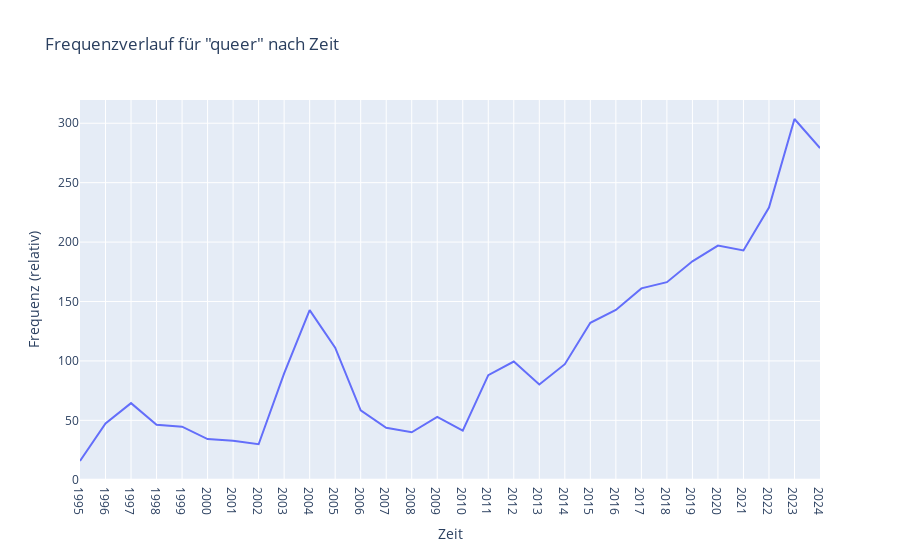

The code cell stored with this chart in its notebook:
### Markdown cell above
## Zeichne einen Frequenzverlauf für das Lemma "queer"

### Code cell
query = "queer"
layer = "Lemma" # Alternativ: "Wort" oder "POS"

data = get_data("byTime", "frequ3")
data["FILE"] = data["FILE"].astype(str)
data = data[data["FILE"] != "1"] # Entfernt Einträge ohne Zeitangabe
data = data[data[layer] == query]
data = data.groupby(['FILE']).agg({'Frequenz (relativ)': 'sum'}).reset_index()
data.sort_values(by="FILE", inplace=True)

# Erstelle Plotly-Liniendiagramm
fig = px.line(data, x="FILE", y="Frequenz (relativ)", title=f'Frequenzverlauf für "{query}" nach Zeit', labels={"FILE": "Zeit", "Frequenz (relativ)": "Frequenz (relativ)"})
fig.show()

### Figure 1 — Plotly figure (JSON) as saved in the notebook; plotly's stock layout.template omitted (floating-point values rounded to 4 significant figures)
{"data": [{"hovertemplate": "Zeit=%{x}<br>Frequenz (relativ)=%{y}<extra></extra>", "legendgroup": "", "line": {"color": "#636efa", "dash": "solid"}, "marker": {"symbol": "circle"}, "mode": "lines", "name": "", "orientation": "v", "showlegend": false, "type": "scatter", "x": ["1995", "1996", "1997", "1998", "1999", "2000", "2001", "2002", "2003", "2004", "2005", "2006", "2007", "2008", "2009", "2010", "2011", "2012", "2013", "2014", "2015", "2016", "2017", "2018", "2019", "2020", "2021", "2022", "2023", "2024"], "xaxis": "x", "y": [15.78, 47.38, 64.47, 46.33, 44.65, 34.24, 32.8, 29.88, 89.51, 142.7, 111.1, 58.43, 43.71, 39.91, 52.96, 41.26, 87.98, 99.44, 80.12, 97.24, 132.0, 142.9, 161.0, 166.2, 183.8, 197.0, 193.0, 229.1, 303.6, 279.1], "yaxis": "y"}], "layout": {"legend": {"tracegroupgap": 0}, "title": {"text": "Frequenzverlauf für \"queer\" nach Zeit"}, "xaxis": {"anchor": "y", "domain": [0, 1], "title": {"text": "Zeit"}}, "yaxis": {"anchor": "x", "domain": [0, 1], "title": {"text": "Frequenz (relativ)"}}}}
